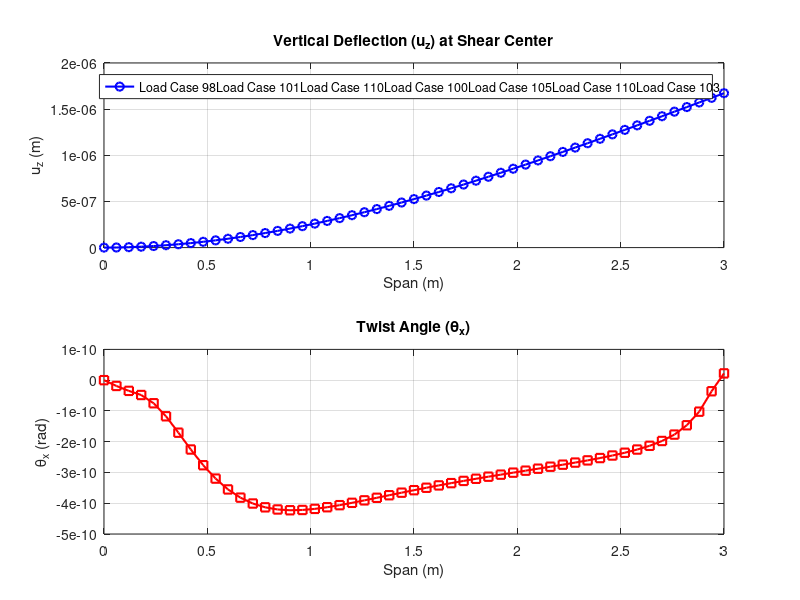

The MATLAB source for this figure: (Note: this script raises an error after producing the figure.)
%% PART II - SHELL MODELLING
% Gerard Martínez Vilella
% David Rodríguez Gonzalez
% Useful commands to initialize script
clear
close all
clc

%% DATA
problem_type = 'bending'; % bending or torsion
Nm = 6; % Number of modes to extract

% Dimensions and Material Properties
E = 75e9; % Pa
v_poisson = 0.3;
rho = 2200; % kg/m3

% Load definition
F_load = 1; % N (Force)
T_load = 1; % Nm (Torque)

% Geometric definitions
c = 0.85; b = 3;
y0 = 0.924; %m
y1 = 0.125; %m
y2 = 0.475; %m
yc = 0.285; %m % Shear center approx
h1 = 35e-3; %m
h2 = 30e-3; %m
h3 = 25e-3; %m

%% PREPROCESS
% Load mesh data
% Ensure 'shell.mat' exists in your path
try
    load('shell.mat','xn','Tn','Tm','indRoot','indPointA','indPointB','indSpar1','indSpar2');
catch
    error('File shell.mat not found. Please ensure the mesh file is in the directory.');
end

N_elements = size(Tn,1);
N_nodes = size(xn,1);
Ndof = 6 * N_nodes;

% --- 1. Define Boundary Conditions (Up) ---
% Fix all 6 DOFs at the root nodes
% Vectorized approach for efficiency
Up = zeros(length(indRoot)*6, 3);
idx = 1;
for i = 1:length(indRoot)
    for dof = 1:6
        Up(idx,:) = [0, indRoot(i), dof]; % Displacement, Node, DOF
        idx = idx + 1;
    end
end

% --- 2. Define Loads (Fe) ---
% Calculate load distribution based on geometry
Fa_shear = F_load * ((y2-yc)/(y2-y1));
Fb_shear = F_load * ((yc-y1)/(y2-y1));
Fa_torque = -T_load / (y2-y1);
Fb_torque = T_load / (y2-y1);

switch(problem_type)
    case 'bending' % Bending
        % Force in Z (DOF 3)
        Fe = [Fa_shear, indPointA, 3;
              Fb_shear, indPointB, 3];
    case 'torsion' % Torsion
        % Force in Z (DOF 3) creating a couple
        Fe = [Fa_torque, indPointA, 3;
              Fb_torque, indPointB, 3];
end

% Placeholder for distributed/body forces (empty as per reference)
Pe = zeros(0,3); 
Be = zeros(0,3);

% Property Vectors based on material index Tm
% Assuming Tm maps to: 1=h1, 2=h2, 3=h3
h_vals = [h1; h2; h3];
h_vector = h_vals(Tm);
E_vector = repmat(E, N_elements, 1);
v_vector = repmat(v_poisson, N_elements, 1);
rho_vector = repmat(rho, N_elements, 1);

%% SOLVER
if 1 % Set to 1 to (re)compute, 0 to load
    fprintf('--- Starting Matrix Assembly ---\n');
    
    K = sparse(Ndof, Ndof);
    M = sparse(Ndof, Ndof);
    
    % Pre-computations for Gauss integration (MITC4 / Q4 Shell logic)
    % Standard linear shape function derivatives for Q4
    a_coef = [-1 1 1 -1];
    b_coef = [-1 -1 1 1];
    
    % Integration points for Mass and Bending (2x2 Gauss)
    xi4 = [-1 1 1 -1]/sqrt(3);
    nu4 = [-1 -1 1 1]/sqrt(3);
    w4 = [1 1 1 1];
    
    for e = 1:N_elements
        % --- 1. Local Coordinate System (R) ---
        % Nodes: 1-2-3-4
        x_e = xn(Tn(e,:), :); % 4x3 coordinates
        
        % Vectors for local axes
        v13 = x_e(3,:) - x_e(1,:);
        v24 = x_e(4,:) - x_e(2,:);
        Normal = cross(v13, v24); 
        k_dir = (Normal / norm(Normal))'; % Normal to element (local z)
        
        % Local x (i_dir) approx aligned with 1-2 or midpoints
        v_bisect = (x_e(2,:) + x_e(3,:) - x_e(4,:) - x_e(1,:)) / 2;
        i_dir = (v_bisect / norm(v_bisect))';
        j_dir = cross(k_dir, i_dir); % Local y
        
        % Rotation Matrix (3x3) -> Expanded to (24x24)
        Rp = [i_dir, j_dir, k_dir]; % 3x3 global to local
        % Full element rotation matrix (blkdiag logic manually implemented for speed)
        % Note: The reference code assumes 5 local DOFs + drilling, mapped to 6 global
        % But actually constructs a 24x24 matrix (4 nodes * 6 dofs)
        
        % Usually R maps Global U to Local U. u_local = R' * u_global ?
        % The reference defines Rp such that [u_local] = Rp' * [u_global]
        % Let's build the 3x3 block:
        R_block = blkdiag(Rp', Rp'); % 6x6 block (Rotation for u and theta)
        % Actually, usually we rotate the stiffness: K_global = R * K_local * R'
        % The reference creates a matrix R of size 20x24. 
        % 5 local DOFs (u,v,w, th_x, th_y) per node -> 20 rows
        % 6 global DOFs per node -> 24 columns.
        % This implies the local formulation ignores the "drilling" rotation initially.
        
        % Reconstructing Reference Logic exactly:
        R_node = zeros(5,6);
        R_node(1:3, 1:3) = Rp'; % Rotates displacements
        R_node(4:5, 4:6) = Rp(:,1:2)'; % Rotates rotations (takes only local x,y components)
        
        R_ele = zeros(20,24);
        for n = 1:4
            R_ele( (n-1)*5+(1:5), (n-1)*6+(1:6) ) = R_node;
        end
        
        % --- 2. Stiffness Matrices ---
        
        % A) Shear Stiffness (Ks) - Reduced integration / MITC assumptions
        % Center point (xi=0, nu=0) evaluation for shear (avoid locking)
        J_center = zeros(2,2);
        for n=1:4
            dNi_dxi = [a_coef(n); b_coef(n)]/4;
            J_center = J_center + dNi_dxi * x_e(n,:) * [i_dir, j_dir];
        end
        detJ = det(J_center);
        invJ = inv(J_center);
        
        Bs = zeros(2, 20); % 2 strains (gamma_xz, gamma_yz), 20 DOFs
        for n=1:4
            % Derivatives of N mapped to physical x,y
            dN_phys = invJ * [a_coef(n); b_coef(n)]/4; 
            N_val = 1/4; % at center
            
            % Shear B-matrix part for node n
            % Local DOFs: [u, v, w, th_x, th_y]
            % Strain-disp: gamma_xz = dw/dx + th_y ... gamma_yz = dw/dy - th_x
            % (Check specific element formulation signs)
            % Reference:
            % Row 1 (xz): N,x * w + N * th_y 
            % Row 2 (yz): N,y * w - N * th_x
            
            col_idx = (n-1)*5 + (1:5);
            %              u v  w           th_x    th_y
            Bs(1, col_idx) = [0 0 dN_phys(1)  0       N_val];
            Bs(2, col_idx) = [0 0 dN_phys(2) -N_val   0    ];
        end
        
        Cs = eye(2) * 5/6 * E_vector(e)*h_vector(e) / (2*(1+v_vector(e))); % Shear modulus * Area * k
        Ks = (4 * detJ) * (R_ele' * Bs' * Cs * Bs * R_ele); % Area = 4*detJ roughly
        
        % B) Membrane (Km) and Bending (Kb) + Mass (Me) - Full integration
        Km = sparse(24,24);
        Kb = sparse(24,24);
        Me = sparse(24,24);
        
        C_membrane = E_vector(e)*h_vector(e)/(1-v_vector(e)^2) * ...
                     [1 v_vector(e) 0; v_vector(e) 1 0; 0 0 (1-v_vector(e))/2];
                 
        C_bending  = E_vector(e)*h_vector(e)^3/(12*(1-v_vector(e)^2)) * ...
                     [1 v_vector(e) 0; v_vector(e) 1 0; 0 0 (1-v_vector(e))/2];
                 
        rho_mat_base = rho_vector(e)*h_vector(e)*diag([1 1 1 h_vector(e)^2/12 h_vector(e)^2/12]);

        for k = 1:4 % Loop over 4 Gauss points
            % Shape functions and derivatives at Gauss point k
            xi = xi4(k); nu = nu4(k);
            
            J = zeros(2,2);
            N = zeros(1,4);
            dN_dxi = zeros(2,4);
            
            for n=1:4
                val = (1 + a_coef(n)*xi)*(1 + b_coef(n)*nu)/4;
                dval_dxi = a_coef(n)*(1 + b_coef(n)*nu)/4;
                dval_dnu = b_coef(n)*(1 + a_coef(n)*xi)/4;
                
                N(n) = val;
                dN_dxi(:,n) = [dval_dxi; dval_dnu];
                
                J = J + dN_dxi(:,n) * x_e(n,:) * [i_dir, j_dir];
            end
            
            detJ_k = det(J);
            dN_phys = J \ dN_dxi; % 2x4
            
            Bm = zeros(3, 20); % Membrane strains
            Bb = zeros(3, 20); % Curvatures
            N_mat = zeros(5, 20); % Mass interpolation
            
            for n=1:4
                col = (n-1)*5 + (1:5);
                % Membrane [du/dx; dv/dy; du/dy+dv/dx]
                Bm(1, col) = [dN_phys(1,n) 0 0 0 0];
                Bm(2, col) = [0 dN_phys(2,n) 0 0 0];
                Bm(3, col) = [dN_phys(2,n) dN_phys(1,n) 0 0 0];
                
                % Bending [dth_y/dx; -dth_x/dy; dth_y/dy - dth_x/dx]
                % Note: Assuming th_x is rot about x, th_y about y.
                % Reference logic check:
                % Row 1: d(th_y)/dx -> col 5
                % Row 2: -d(th_x)/dy -> col 4
                Bb(1, col) = [0 0 0  0             dN_phys(1,n)];
                Bb(2, col) = [0 0 0 -dN_phys(2,n)  0           ];
                Bb(3, col) = [0 0 0 -dN_phys(1,n)  dN_phys(2,n)];
                
                % Mass matrix shape function
                N_mat(:, col) = N(n) * eye(5);
            end
            
            dV = w4(k) * detJ_k;
            
            Km = Km + dV * (R_ele' * Bm' * C_membrane * Bm * R_ele);
            Kb = Kb + dV * (R_ele' * Bb' * C_bending * Bb * R_ele);
            Me = Me + dV * (R_ele' * N_mat' * rho_mat_base * N_mat * R_ele);
        end
        
        % Assemble Element
        K_el = Ks + Km + Kb;
        
        % Global Indices
        Idof = [];
        for n=1:4
            Idof = [Idof, 6*(Tn(e,n)-1) + (1:6)];
        end
        
        K(Idof, Idof) = K(Idof, Idof) + K_el;
        M(Idof, Idof) = M(Idof, Idof) + Me;
    end
    
    % --- 3. Drilling Rotation Stabilization (Kr) ---
    % Add artificial stiffness for the 6th DOF (Rotation about normal Z)
    % otherwise the matrix is singular for flat shells.
    fprintf('Applying Drilling Rotation Stiffness...\n');
    % Calculate node normals
    Normal_Node = zeros(N_nodes, 3);
    for e=1:N_elements
        v13 = xn(Tn(e,3),:) - xn(Tn(e,1),:);
        v24 = xn(Tn(e,4),:) - xn(Tn(e,2),:);
        n_ele = cross(v13, v24);
        n_ele = n_ele / norm(n_ele);
        for i=1:4
            Normal_Node(Tn(e,i), :) = Normal_Node(Tn(e,i), :) + n_ele;
        end
    end
    
    Kr = sparse(Ndof, Ndof);
    alpha_coeff = 1e-3 * E * h1; % Small stiffness coefficient
    
    for e=1:N_elements
        % Re-calculate element normal
        v13 = xn(Tn(e,3),:) - xn(Tn(e,1),:);
        v24 = xn(Tn(e,4),:) - xn(Tn(e,2),:);
        n_ele = cross(v13, v24);
        Area = norm(n_ele)/2;
        n_ele = n_ele / norm(n_ele);
        
        for i=1:4
            node = Tn(e,i);
            n_node = Normal_Node(node, :) / norm(Normal_Node(node, :));
            
            % Check alignment. If element normal is close to node normal (smooth area)
            % add stiffness to drilling dof.
            alignment = dot(n_ele, n_node);
            
            % If reasonably flat (alignment ~ 1), add penalty
            if abs(alignment) > 0.9
                % Project stiffness onto global DOFs [th_x, th_y, th_z]
                % Local drilling is rotation about n_ele
                % Stiffness matrix part: k * (n_ele * n_ele')
                K_rot_penalty = (alpha_coeff * Area) * (n_ele' * n_ele);
                
                idx_rot = 6*(node-1) + (4:6);
                Kr(idx_rot, idx_rot) = Kr(idx_rot, idx_rot) + K_rot_penalty;
            end
        end
    end
    K = K + Kr;

    save('shell_matrices.mat','K','M'); 
    fprintf('System Matrices Computed and Saved.\n');
else
    load('shell_matrices.mat','K','M');
    fprintf('System Matrices Loaded.\n');
end

% --- 4. Apply Boundary Conditions and Solve ---
fprintf('Solving Static System...\n');

% Construct Global Force Vector
F_global = zeros(Ndof, 1);
for i = 1:size(Fe,1)
    node = Fe(i,2);
    dof = Fe(i,3);
    val = Fe(i,1);
    idx = 6*(node-1) + dof;
    F_global(idx) = F_global(idx) + val;
end

% Partition
prescribed_dofs = 6*(Up(:,2)-1) + Up(:,3);
free_dofs = setdiff(1:Ndof, prescribed_dofs);

% Solve U
U = zeros(Ndof, 1);
U(prescribed_dofs) = Up(:,1); % Non-zero prescribed displacements if any

% F_free_eff = F_free - K_fp * U_p
F_eff = F_global(free_dofs) - K(free_dofs, prescribed_dofs) * U(prescribed_dofs);
U(free_dofs) = K(free_dofs, free_dofs) \ F_eff;

fprintf('Static Solution Complete.\n');

% --- 5. Modal Analysis ---
fprintf('Performing Modal Analysis...\n');
n_modes_calc = min(Nm + 4, length(free_dofs)); % Calculate a few more for stability
[V_red, D_red] = eigs(K(free_dofs, free_dofs), M(free_dofs, free_dofs), n_modes_calc, 'sm');

[frequencies, sort_idx] = sort(sqrt(diag(D_red))/(2*pi));
V_red = V_red(:, sort_idx);

% Reconstruct full eigenvectors
Phi = zeros(Ndof, n_modes_calc);
Phi(free_dofs, :) = V_red;
freq = frequencies(1:Nm); % Keep requested number

fprintf('Natural Frequencies (Hz):\n');
disp(freq);

%% POSTPROCESS
save('shell_results.mat');

% --- 1. Spanwise Calculation (Specific Request) ---
% Extract results along spars
n_pts = size(indSpar1,1);
res_z = zeros(n_pts,1);
res_theta = zeros(n_pts,1);
res_x = xn(indSpar1, 1);

for i=1:n_pts
    node1 = indSpar1(i);
    node2 = indSpar2(i);
    
    idx1_z = 6*(node1-1) + 3;
    idx2_z = 6*(node2-1) + 3;
    
    uz1 = U(idx1_z);
    uz2 = U(idx2_z);
    
    % Twist (angle between spars)
    % theta ~ (uz_rear - uz_front) / distance_y
    % Or strictly from rotation DOFs if reliable. Let's use displacements as per reference logic.
    dist_y = y2 - y1;
    theta_val = (uz2 - uz1) / dist_y;
    
    % Vertical deflection at Shear Center (extrapolated)
    % z_sc = z1 + theta * (y_sc - y1)
    z_sc = uz1 + theta_val * (yc - y1);
    
    res_z(i) = z_sc;
    res_theta(i) = theta_val;
end

% Plot Spanwise Results
figure('Name','Spanwise Results');
subplot(2,1,1);
plot(res_x, res_z, 'b-o', 'LineWidth', 1.5);
title('Vertical Deflection (u_z) at Shear Center');
xlabel('Span (m)'); ylabel('u_z (m)'); grid on;
legend(sprintf('Load Case %d', problem_type));

subplot(2,1,2);
plot(res_x, res_theta, 'r-s', 'LineWidth', 1.5);
title('Twist Angle (\theta_x)');
xlabel('Span (m)'); ylabel('\theta_x (rad)'); grid on;

% --- 2. 3D Visualizations using requested functions ---

% Plot Deformed Shape
scale_factor = 0.1 * max(abs(xn(:,1))) / max(abs(U(3:6:end))); % Auto-scale approx
if isnan(scale_factor), scale_factor=1; end
fprintf('Plotting deformed shape with scale factor: %.2f\n', scale_factor);
plotDeformed('Shell Static Deformation', xn, Tn, U, scale_factor);

% Plot Modes
imodes = 1:min(6, Nm);
plotModes('Modes Shapes', Phi, freq, imodes);


% MODE ANALYSIS
%% --- Modal postprocess (Part II requirement): ubar_y, ubar_z, thetabar_x vs span ---

n_pts = length(indSpar1);
x_span = xn(indSpar1,1);
dist_y = (y2 - y1);

for k = 1:Nm   % or for k = 1:n_modes_calc if you prefer
    % Modal vector (full size Ndof)
    phi = Phi(:,k);

    ubar_y = zeros(n_pts,1);
    ubar_z = zeros(n_pts,1);
    thetabar_x = zeros(n_pts,1);

    for i = 1:n_pts
        n1 = indSpar1(i);   % front spar node index at station i
        n2 = indSpar2(i);   % rear spar node index at station i

        uy1 = phi(6*(n1-1) + 2);
        uy2 = phi(6*(n2-1) + 2);

        uz1 = phi(6*(n1-1) + 3);
        uz2 = phi(6*(n2-1) + 3);

        % Averages / twist (statement formulas)
        ubar_y(i) = 0.5*(uy1 + uy2);
        thetabar_x(i) = (uz2 - uz1) / dist_y;
        ubar_z(i) = uz1 + thetabar_x(i)*(yc - y1);
    end

    % Normalize for visualization (optional, same reason as Part I)
    scale = max(abs([ubar_y; ubar_z; thetabar_x])) + eps;
    ubar_y = ubar_y/scale;
    ubar_z = ubar_z/scale;
    thetabar_x = thetabar_x/scale;

    figure;
    subplot(3,1,1); plot(x_span, ubar_y, 'LineWidth', 1.5); grid on;
    ylabel('$\bar{u}_y$', 'Interpreter','latex', 'FontSize', 16);

    subplot(3,1,2); plot(x_span, ubar_z, 'LineWidth', 1.5); grid on;
    ylabel('$\bar{u}_z$', 'Interpreter','latex', 'FontSize', 16);

    subplot(3,1,3); plot(x_span, thetabar_x, 'LineWidth', 1.5); grid on;
    ylabel('$\bar{\theta}_x$', 'Interpreter','latex', 'FontSize', 16);
    xlabel('Span $x$ [m]', 'Interpreter','latex', 'FontSize', 16);

    sgtitle(sprintf('Mode %d (f = %.2f Hz)', k, freq(k)));
end


% MODE ANALYSYS


%% MODIFIED PLOT MODES AND PLOTDEFORMED

function plotDeformed(plotName, xn, Tn, u, scale)
    % xn : [Nnodes x 3]
    % Tn : [Nelem x 4]
    % u  : [Ndof x 1]
    
    figure('Name', plotName, 'NumberTitle', 'off', 'Color', 'w');
    
    % Extract displacements
    ux = u(1:6:end);
    uy = u(2:6:end);
    uz = u(3:6:end);
    
    % Deformed coordinates
    xn_def = xn + scale * [ux, uy, uz];
    
    % Plot undeformed (wireframe, transparent)
    patch('Vertices', xn, 'Faces', Tn, ...
          'FaceColor', 'none', 'EdgeColor', [0.7 0.7 0.7], 'LineStyle', ':');
    hold on;
    
    % Plot deformed (colored by Z displacement)
    % CData is used for color mapping. We map Z-displacement to color.
    % We need one color value per vertex or per face.
    cdata = uz; 
    
    p = patch('Vertices', xn_def, 'Faces', Tn, ...
          'FaceVertexCData', cdata, ...
          'FaceColor', 'interp', 'EdgeColor', 'k', 'FaceAlpha', 0.9);
      
    title(sprintf('%s (Scale: %.1f)', plotName, scale));
    axis equal; axis vis3d;
    xlabel('X'); ylabel('Y'); zlabel('Z');
    colorbar; colormap jet;
    view(3); grid on;
end

function plotModes(plotName, Phi, freq, imodes)
    % Phi    : [Ndof x Nmodes]
    % freq   : [Nmodes x 1]
    % imodes : Vector of indices to plot
    
    % Load mesh data locally or pass it in. 
    % Since functions define scope, we assume xn, Tn are available via evalin 
    % or we need to pass them. For this template, I will assume variables exist 
    % in workspace (MATLAB script behavior) or use evalin. 
    % Better practice: Pass xn/Tn as arguments. I will fetch from base workspace.
    
    xn = evalin('base', 'xn');
    Tn = evalin('base', 'Tn');
    
    figure('Name', plotName, 'NumberTitle', 'off', 'Color', 'w');
    
    num_plots = length(imodes);
    rows = ceil(sqrt(num_plots));
    cols = ceil(num_plots/rows);
    
    for k = 1:num_plots
        mode_idx = imodes(k);
        subplot(rows, cols, k);
        
        mode_shape = Phi(:, mode_idx);
        
        % Normalize mode for plotting
        max_disp = max(abs(mode_shape(1:6:end).^2 + mode_shape(2:6:end).^2 + mode_shape(3:6:end).^2));
        scale = 0.1 * max(max(xn)) / sqrt(max_disp);
        
        % Extract deformation
        dx = mode_shape(1:6:end);
        dy = mode_shape(2:6:end);
        dz = mode_shape(3:6:end);
        
        xn_def = xn + scale * [dx, dy, dz];
        
        % Plot Undeformed Shape (Wireframe)
        patch('Vertices', xn, 'Faces', Tn, 'FaceColor', 'none', 'EdgeColor', [0.7 0.7 0.7], 'LineStyle', ':');
        hold on;
        
        % Plot Deformed Shape (Colored by Z displacement)
        patch('Vertices', xn_def, 'Faces', Tn, 'FaceVertexCData', dz, ...
              'FaceColor', 'interp', 'EdgeColor', 'k', 'FaceAlpha', 0.8);
          
        % Set the title (static and positioned outside the plot)
        title(sprintf('Mode %d: %.2f Hz', mode_idx, freq(mode_idx)), ...
              'Position', [1, -0.6, -0.5], 'HorizontalAlignment', 'center', 'VerticalAlignment', 'bottom');
        
        axis equal; 
        axis vis3d; 
        axis off;
        view(3);
    end
    sgtitle(plotName);
    colormap jet;
end
